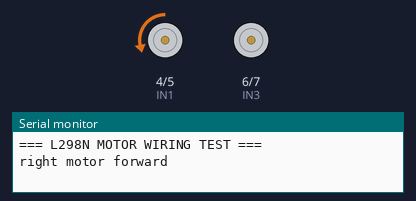
Bench run of a sketch on a simulated Arduino Uno, built with avr-gcc and run on an emulated ATmega328P. On the bench: motor-driver pin pairs drawn as motors (green arrow = first pin HIGH = forward, orange = second pin HIGH = backward, longer = more drive, scaled by the enable pin), the last lines printed to the serial monitor.

Above: at 1.0 s.
At 3.0 s:
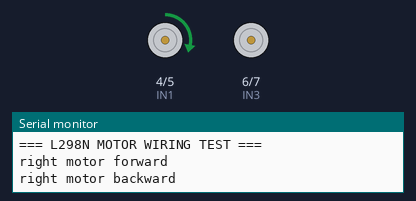
At 5.0 s:
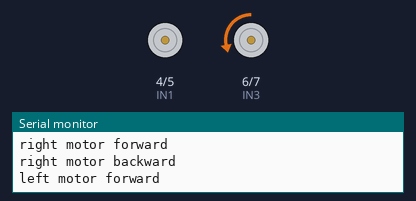
At 7.0 s:
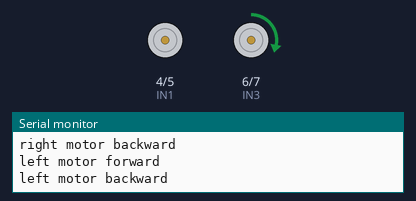
Timing chart, 0 to 10.4 s (numbered marks = the images above):
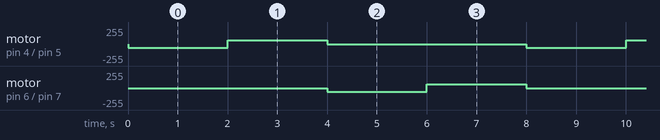

The sketch:

moving_both_motors.ino
```cpp
// ===== PIN MAP (MATCHES YOUR WIRING) =====

// RIGHT motor (Channel A)
const int ENA = 3;
const int IN1 = 4;
const int IN2 = 5;

// LEFT motor (Channel B)
const int ENB = 9;
const int IN3 = 6;
const int IN4 = 7;

const int TEST_PWM = 55;  // safe for 6V motors @ ~7.7V supply
const int DELAY = 2000;

void setup() {
  pinMode(ENA, OUTPUT);
  pinMode(IN1, OUTPUT);
  pinMode(IN2, OUTPUT);

  pinMode(ENB, OUTPUT);
  pinMode(IN3, OUTPUT);
  pinMode(IN4, OUTPUT);

  Serial.begin(9600);
  Serial.println("=== L298N MOTOR WIRING TEST ===");

  stopAll();
}

void loop() {
  // -------------------------------
  rightForward(TEST_PWM);
  delay(DELAY);
  stopAll();

  rightBackward(TEST_PWM);
  delay(DELAY);
  stopAll();

  leftForward(TEST_PWM);
  delay(DELAY);
  stopAll();

  leftBackward(TEST_PWM);
  delay(DELAY);
  stopAll();
}

// ===== MOTOR HELPERS =====
// working
void rightForward(int pwm) {
  Serial.println("right motor forward");
  digitalWrite(IN1, LOW);
  digitalWrite(IN2, HIGH);
  analogWrite(ENA, pwm);
}

void leftForward(int pwm) {
  Serial.println("left motor forward");
  digitalWrite(IN3, LOW);
  digitalWrite(IN4, HIGH);
  analogWrite(ENB, pwm);
}

void rightBackward(int pwm) {
  Serial.println("right motor backward");
  digitalWrite(IN1, HIGH);
  digitalWrite(IN2, LOW);
  analogWrite(ENA, pwm);
}

void leftBackward(int pwm) {
  Serial.println("left motor backward");
  digitalWrite(IN3, HIGH);
  digitalWrite(IN4, LOW);
  analogWrite(ENB, pwm);
}

void stopAll() {
  analogWrite(ENA, 0);
  analogWrite(ENB, 0);

  digitalWrite(IN1, LOW);
  digitalWrite(IN2, LOW);
  digitalWrite(IN3, LOW);
  digitalWrite(IN4, LOW);
}
```

Measured:
- by itself, motor on pin 4 (IN1) / pin 5 (IN2), motor on pin 6 (IN3) / pin 7 (IN4): repeats every 8.0 s: forward 55/255 2.0 s, stopped 4.0 s, backward 55/255 2.0 s
